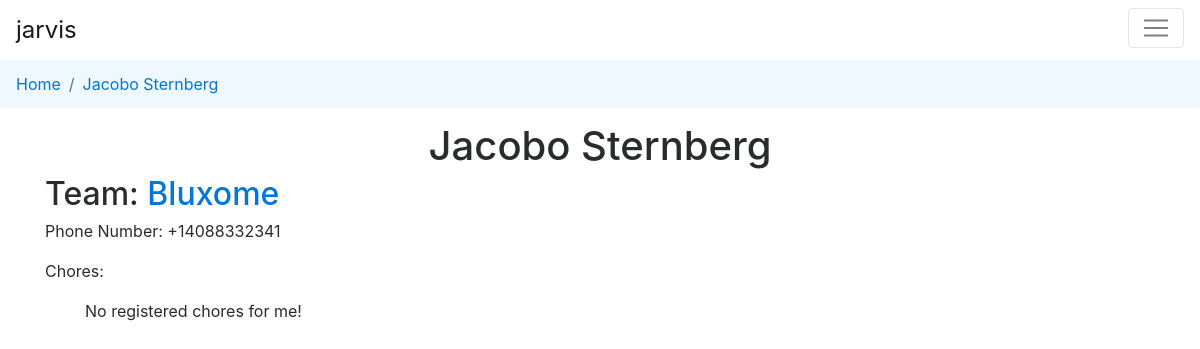
The app's page /reminder/roommate/jacobo-sternberg/, older data.
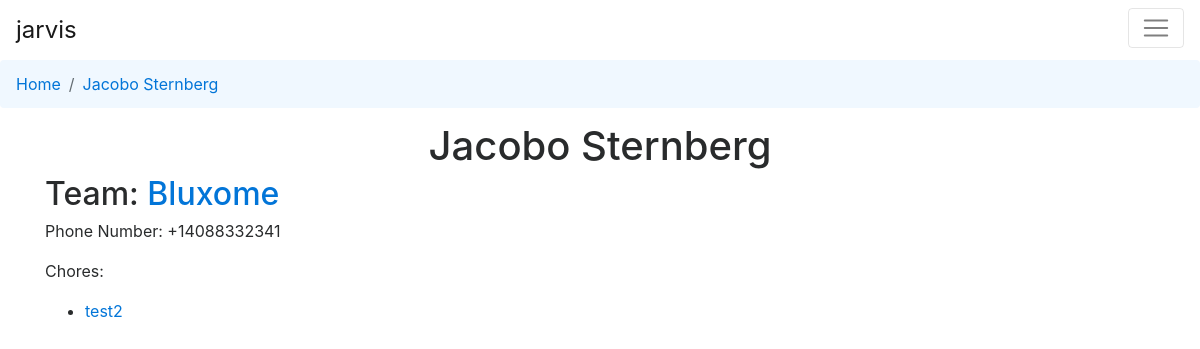
The same page, newer data.
### reminder/models.py (models this page shows, shortened)
class Roommate(models.Model):
	name = models.CharField(max_length=50)
	team = models.ForeignKey('Team', related_name='roommates')
	phone_number = PhoneNumberField()
	slug = models.SlugField(max_length=100)
	def get_absolute_url(self):
		return reverse('view_roommate', kwargs={'slug': self.slug})

class Team(models.Model):
	name = models.CharField(max_length=100)
	created = models.DateTimeField(default = timezone.now)
	user = models.ForeignKey(User, related_name='teams')
	slug = models.SlugField(max_length=100)
	def __str__(self):
		return self.name
	def get_absolute_url(self):
		return reverse('view_team', kwargs={'slug': self.slug})

class Chore(models.Model):
	name = models.CharField(max_length=50)
	description = models.TextField()
	deadline = models.DateTimeField()
	roommate = models.ForeignKey('Roommate', related_name='chores')
	team = models.ForeignKey('Team', related_name='chores')
	slug = models.SlugField(max_length=100)
	STATUS_OPTIONS = (
		('Y', 'Complete'),
		('N', 'Incomplete'),
	)
	status = models.CharField(
		max_length = 1,
		choices = STATUS_OPTIONS,
		default = 'N',
		)
	def get_absolute_url(self):
		return reverse('view_chore', kwargs={'slug': self.slug})

### reminder/views.py (the view)
# urls.py: url(r'^roommate/(?P<slug>[^\.]+)/$', views.view_roommate, name='view_roommate'),
def view_roommate(request, slug):
	return render(request, 'reminder/view_roommate.html', {
			'roommate': get_object_or_404(Roommate, slug=slug)
		})

### reminder/templates/reminder/view_roommate.html
{% extends 'reminder/base.html' %}
{% block title %} {{ roommate.name }} {% endblock %}
{% block content %}
	<h2>Team: <a href="{{ roommate.team.get_absolute_url }}">{{ roommate.team }}</a></h2>
	<p>Phone Number: {{ roommate.phone_number }}</p>
	<p>Chores:</p>
	<ul>
	{% for chore in roommate.chores.all %}
		<li><a href="{{ chore.get_absolute_url }}">{{ chore.name }}</a></li>
	{% empty %}
		<p>No registered chores for me!</p>
	{% endfor %}
	</ul>
{% endblock %}

### reminder/templates/reminder/base.html (shortened to what this page needs)
{% load static %}
<html>
	<head>
		<link href="{% static 'reminder/css/main.css' %}" rel="stylesheet">
		<link href="{% static 'reminder/bootstrap/css/bootstrap.min.css' %}" rel="stylesheet">
		<link href="{% static 'reminder/css/datetime-picker.css' %}" rel="stylesheet">
		<link href="https://maxcdn.bootstrapcdn.com/font-awesome/4.7.0/css/font-awesome.min.css" rel="stylesheet">
	</head>
	<body>
		<nav class="navbar navbar-light">
			<button class="navbar-toggler navbar-toggler-right" type="button" data-toggle="collapse" data-target="#userMenu">
				<span class="navbar-toggler-icon"></span>
			</button>
			<a class="navbar-brand" href="{% url 'index' %}">jarvis</a>
		</nav>
		<ol class="breadcrumb">
		  <li class="breadcrumb-item"><a href="{% url 'index' %}">Home</a></li>
		  {% if roommate %}
		  	<li class="breadcrumb-item"><a href="{{ roommate.get_absolute_url }}">{{ roommate.name }}</a></li>
		  {% endif %}
		</ol>
		<div class="container">
			<h1 class='page-title'>{% block title %}
				{% endblock %}
			</h1>
			{% block content %}
			{% endblock %}
		</div>
	</body>
</html>

### reminder/static/reminder/css/main.css (style rules this page uses)
ol.breadcrumb { background-color: aliceblue; }
.navbar a.navbar-brand { font-size: 24px; }
.page-title { text-align: center; }

Row changes from the older to the newer data that the page shows:
added Chore: name "test2"
Text that changed along with them:
text no longer shown: "No registered chores for me!"
